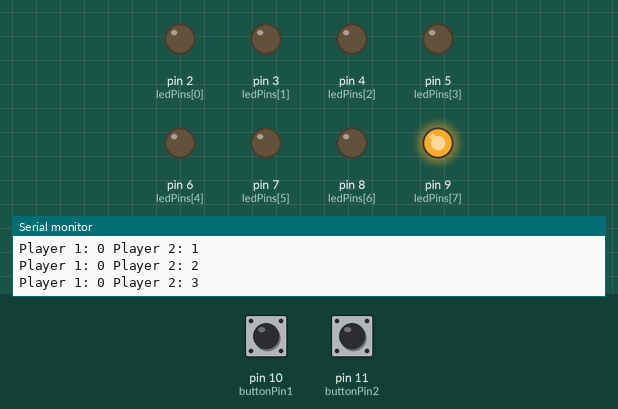
This sketch was run on a simulated Arduino Uno, built with avr-gcc and run on an emulated ATmega328P. On the bench: output pins drawn as LEDs (lit = HIGH), the last lines printed to the serial monitor. The test bench sets the inputs (shaded band); at power-on: pin 10 (buttonPin1) HIGH, pin 11 (buttonPin2) HIGH.

Above: at 1.2 s.
1.3 s: pin 10 (buttonPin1) pulled LOW for 0.3 s
At 3.1 s:
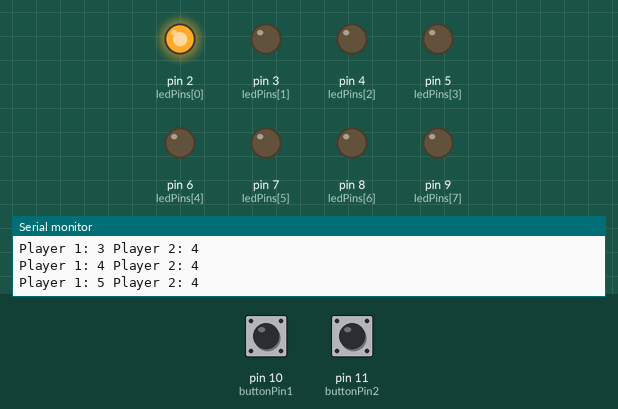
4.3 s: pin 11 (buttonPin2) pulled LOW for 0.3 s
At 4.53 s:
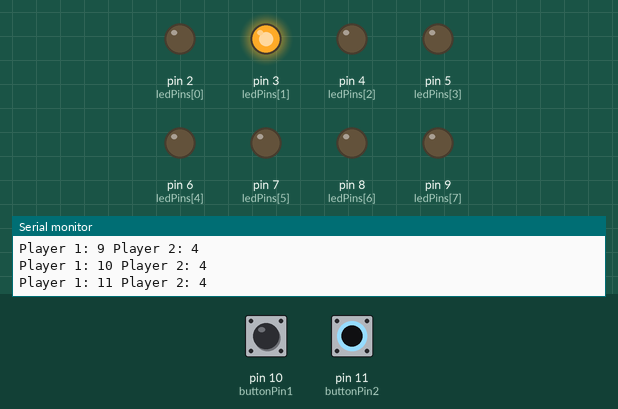
7.3 s: pin 10 (buttonPin1) pulled LOW for 1 s
At 7.5 s:
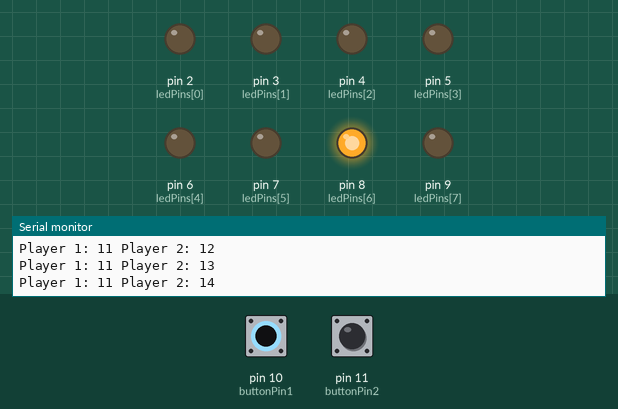
Timing chart, 0 to 10.3 s (numbered marks = the images above; inputs shaded):
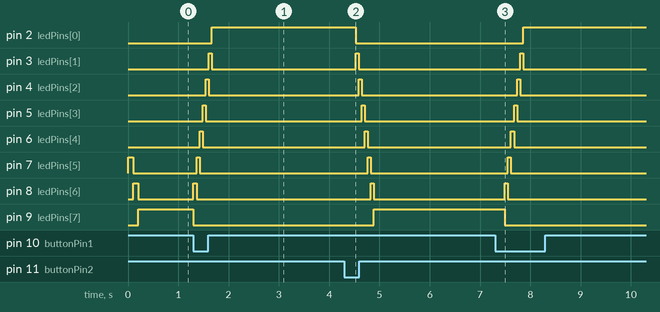

The sketch:

pingpong.ino
```cpp
// Define the array of LED pins for the game
const int ledPins[] = {2, 3, 4, 5, 6, 7, 8, 9};
const int numLeds = sizeof(ledPins) / sizeof(ledPins[0]);

// Define button pins for player input
const int buttonPin1 = 10; // Player 1 button
const int buttonPin2 = 11; // Player 2 button

// Game variables
int scorePlayer1 = 0;
int scorePlayer2 = 0;
int currentPosition = numLeds / 2;
int direction = 1; // 1 for right, -1 for left
int gameSpeed = 100; // Initial game speed in milliseconds

void setup() {
  Serial.begin(9600); // Start serial communication
  for (int i = 0; i < numLeds; i++) {
    pinMode(ledPins[i], OUTPUT);
  }
  pinMode(buttonPin1, INPUT_PULLUP);
  pinMode(buttonPin2, INPUT_PULLUP);
}

void loop() {
  int stateButton1 = digitalRead(buttonPin1);
  int stateButton2 = digitalRead(buttonPin2);

  // Update direction based on button press
  if (stateButton1 == LOW) {
    direction = -1; // Move left
  }
  if (stateButton2 == LOW) {
    direction = 1; // Move right
  }

  // Move LED position
  digitalWrite(ledPins[currentPosition], LOW); // Turn off current LED
  currentPosition += direction;
  currentPosition = constrain(currentPosition, 0, numLeds - 1);
  digitalWrite(ledPins[currentPosition], HIGH); // Turn on new LED

  // Check for scoring
  if (currentPosition == 0 || currentPosition == numLeds - 1) {
    if (currentPosition == 0) scorePlayer1++;
    else scorePlayer2++;
    delay(200); // Flash delay
    gameSpeed = max(gameSpeed - 10, 60); // Increase speed
  }

  delay(gameSpeed); // Game speed delay

  // Print scores
  Serial.print("Player 1: ");
  Serial.print(scorePlayer1);
  Serial.print(" Player 2: ");
  Serial.println(scorePlayer2);
}
```

Measured:
- after the input at 1.3 s, pin 2 (ledPins[0]): LOW → HIGH after 0.36 s; pin 3 (ledPins[1]): LOW → HIGH after 0.30 s, → LOW 0.06 s later; pin 4 (ledPins[2]): LOW → HIGH after 0.24 s, → LOW 0.06 s later; pin 5 (ledPins[3]): LOW → HIGH after 0.18 s, → LOW 0.06 s later; pin 6 (ledPins[4]): LOW → HIGH after 0.12 s, → LOW 0.06 s later
- after the input at 4.3 s, pin 2 (ledPins[0]): HIGH → LOW after 0.23 s; pin 3 (ledPins[1]): LOW → HIGH after 0.23 s, → LOW 0.06 s later; pin 4 (ledPins[2]): LOW → HIGH after 0.29 s, → LOW 0.06 s later; pin 5 (ledPins[3]): LOW → HIGH after 0.35 s, → LOW 0.06 s later; pin 6 (ledPins[4]): LOW → HIGH after 0.41 s, → LOW 0.06 s later
- after the input at 7.3 s, pin 2 (ledPins[0]): LOW → HIGH after 0.56 s; pin 3 (ledPins[1]): LOW → HIGH after 0.50 s, → LOW 0.06 s later; pin 4 (ledPins[2]): LOW → HIGH after 0.44 s, → LOW 0.06 s later; pin 5 (ledPins[3]): LOW → HIGH after 0.38 s, → LOW 0.06 s later; pin 6 (ledPins[4]): LOW → HIGH after 0.32 s, → LOW 0.06 s later
